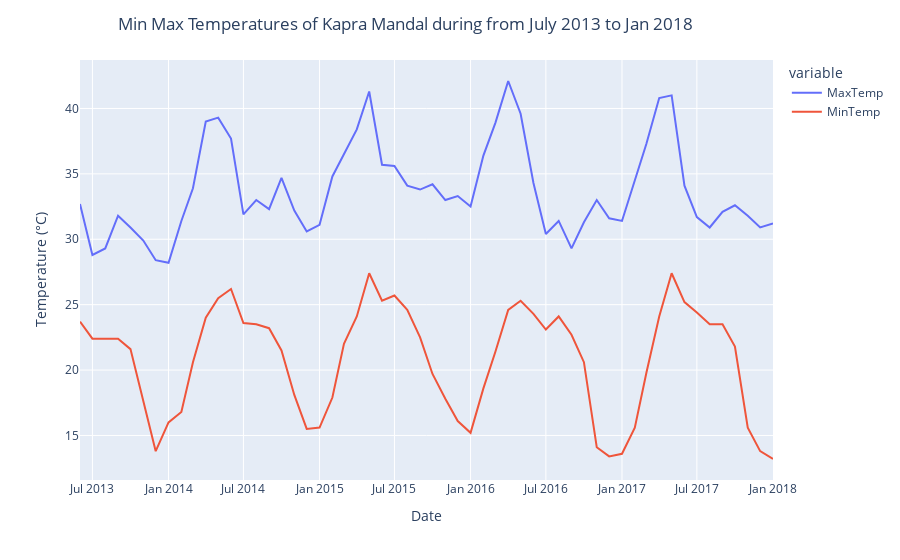

The notebook cell this image was saved under:
### Code cell
fig = px.line(
    df,
    x=df.index,
    y=['MaxTemp','MinTemp'],
    labels={'Value': 'Temperture (°C)'}
)

fig.update_layout(
    xaxis_title='Date',
    yaxis_title='Temperature (°C)',
    title_text= 'Min Max Temperatures of Kapra Mandal during from July 2013 to Jan 2018',
    title_x=0.45  # Center-align the title
)
